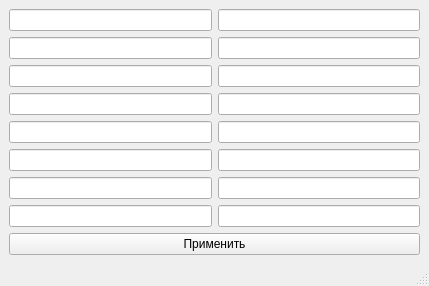
<?xml version="1.0" encoding="UTF-8"?>
<ui version="4.0">
 <class>setting</class>
 <widget class="QMainWindow" name="setting">
  <property name="geometry">
   <rect>
    <x>0</x>
    <y>0</y>
    <width>429</width>
    <height>253</height>
   </rect>
  </property>
  <property name="windowTitle">
   <string>setting</string>
  </property>
  <widget class="QWidget" name="centralwidget">
   <layout class="QVBoxLayout" name="verticalLayout_3">
    <item>
     <layout class="QHBoxLayout" name="horizontalLayout">
      <item>
       <layout class="QVBoxLayout" name="verticalLayout_2">
        <item>
         <widget class="QLineEdit" name="developer_mode"/>
        </item>
        <item>
         <widget class="QLineEdit" name="main_server"/>
        </item>
        <item>
         <widget class="QLineEdit" name="main_server_port"/>
        </item>
        <item>
         <widget class="QLineEdit" name="steam_and_water_screen"/>
        </item>
        <item>
         <widget class="QLineEdit" name="steam_and_water_screen_port"/>
        </item>
        <item>
         <widget class="QLineEdit" name="lineEdit_14"/>
        </item>
        <item>
         <widget class="QLineEdit" name="lineEdit_10"/>
        </item>
        <item>
         <widget class="QLineEdit" name="lineEdit_16"/>
        </item>
       </layout>
      </item>
      <item>
       <layout class="QVBoxLayout" name="verticalLayout">
        <item>
         <widget class="QLineEdit" name="developer_mode_value"/>
        </item>
        <item>
         <widget class="QLineEdit" name="main_server_value"/>
        </item>
        <item>
         <widget class="QLineEdit" name="main_server_port_value"/>
        </item>
        <item>
         <widget class="QLineEdit" name="steam_and_water_screen_value"/>
        </item>
        <item>
         <widget class="QLineEdit" name="steam_and_water_screen_port_value"/>
        </item>
        <item>
         <widget class="QLineEdit" name="lineEdit_13"/>
        </item>
        <item>
         <widget class="QLineEdit" name="lineEdit_11"/>
        </item>
        <item>
         <widget class="QLineEdit" name="lineEdit_15"/>
        </item>
       </layout>
      </item>
     </layout>
    </item>
    <item>
     <widget class="QPushButton" name="apply_button">
      <property name="text">
       <string>Применить</string>
      </property>
     </widget>
    </item>
   </layout>
  </widget>
  <widget class="QMenuBar" name="menubar">
   <property name="geometry">
    <rect>
     <x>0</x>
     <y>0</y>
     <width>429</width>
     <height>18</height>
    </rect>
   </property>
  </widget>
  <widget class="QStatusBar" name="statusbar"/>
 </widget>
 <resources/>
 <connections/>
</ui>
